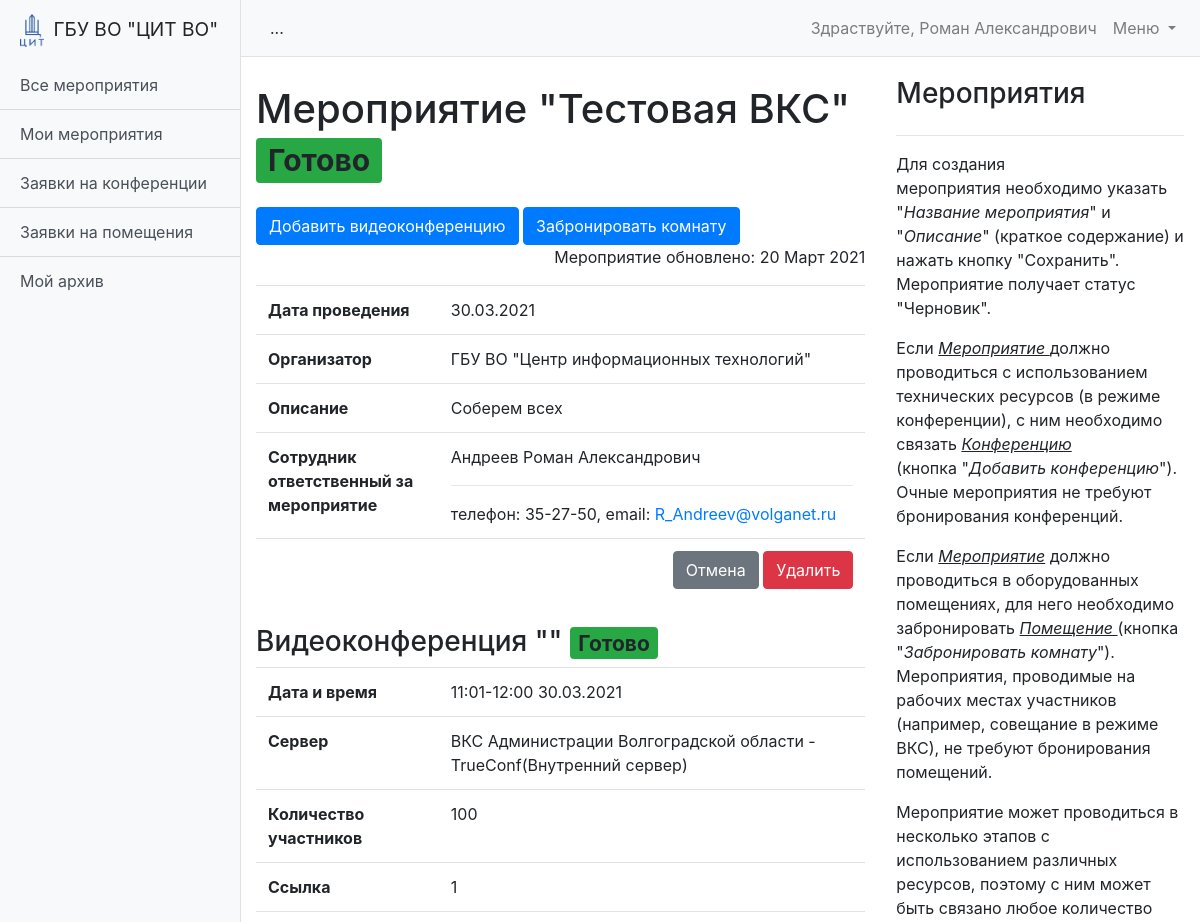
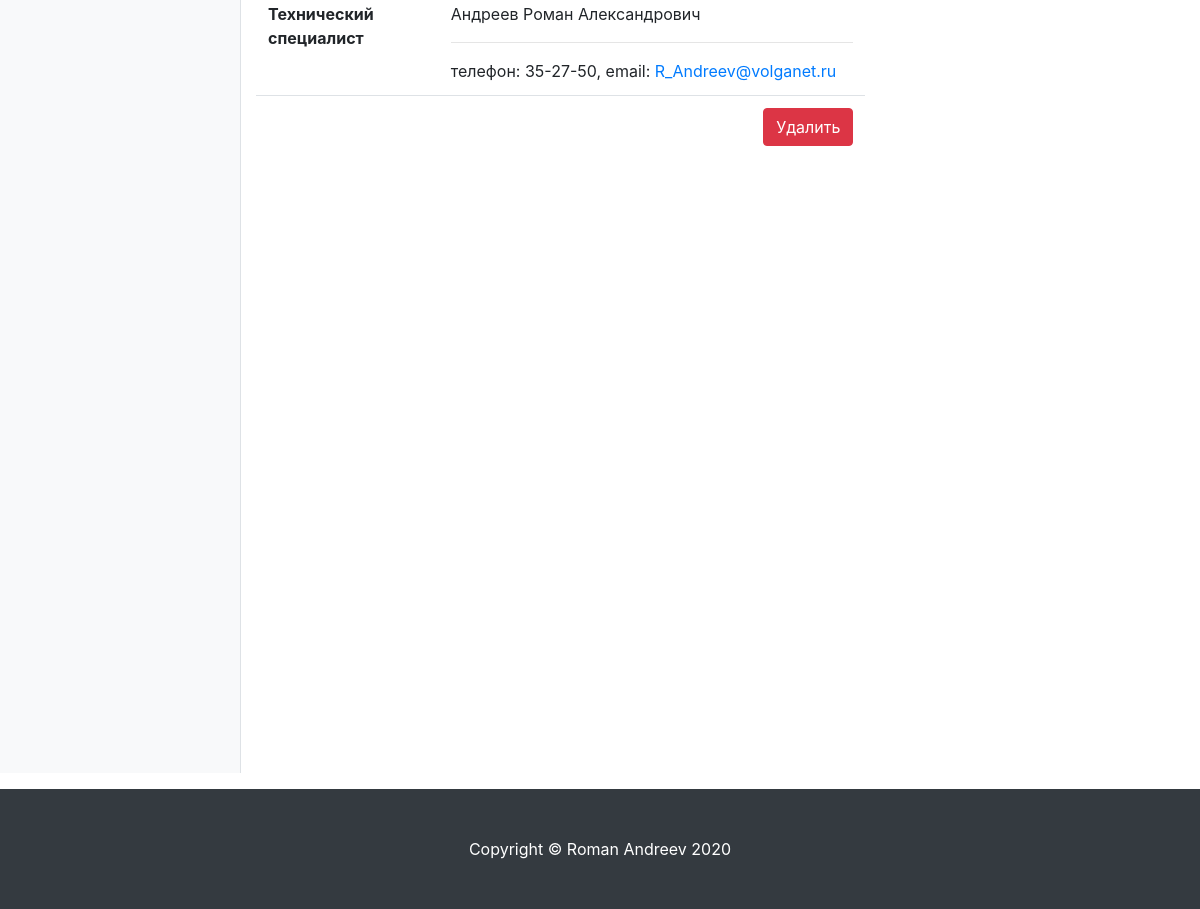
The page /schedule/event/36 (signed in) on the database its author committed (2 pictures, top to bottom).
### schedule/models.py (models this page shows, shortened)
class User(AbstractUser):
    is_operator = models.BooleanField(default=False, verbose_name='Опертор')
    is_assistant = models.BooleanField(default=False, verbose_name='Ассистент')
    organization = models.ForeignKey('Organization', verbose_name='Организация', on_delete=models.SET_NULL,
                                     null=True, blank=True)
    subscribe_mail = models.BooleanField(verbose_name='Подписка на почтовую рассылку', default=False)
    telegram = models.CharField(max_length=10, verbose_name='Телеграм чат-id', null=True, blank=True)
    subscribe_telegram = models.BooleanField(verbose_name='Подписка на рассылку в телеграм', default=False)
    phone = models.CharField(max_length=100, verbose_name='Телефон', null=True, blank=True)
    def __str__(self):
        return f'{self.last_name} {self.first_name}'

class Event(models.Model):
    MESSAGES = {
        'create': 'Мероприятие создано!',
        'update': 'Мероприятие изменено!',
        'delete': 'Мероприятие удалено!'
    }
    STATUS_DRAFT = 'draft'
    STATUS_WAIT = 'wait'
    STATUS_READY = 'ready'
    STATUS_REJECTION = 'rejection'
    STATUS_COMPLETED = 'completed'
    STATUS_CHOICES = (
        (STATUS_DRAFT, 'Черновик'),
        (STATUS_WAIT, 'Ожидание'),
        (STATUS_READY, 'Готово'),
        (STATUS_REJECTION, 'Отказ'),
        (STATUS_COMPLETED, 'Окончено')
    )
    name = models.CharField(max_length=255, verbose_name='Название мероприятия')
    description = models.TextField(verbose_name='Описание')
    organization = models.ForeignKey('Organization', verbose_name='Организация', on_delete=models.CASCADE)  # Возможно избыточно
    owner = models.ForeignKey('User', verbose_name='Владелец', on_delete=models.CASCADE)
    date_start = models.DateField(verbose_name='Дата начала мероприятия', null=True, blank=True)
    date_end = models.DateField(verbose_name='Дата окончания мероприятия', null=True, blank=True)
    created_at = models.DateTimeField(auto_now_add=True)
    updated_at = models.DateTimeField(auto_now=True)
    status = models.CharField(
        max_length=100,
        verbose_name='Статус мероприятия',
        choices=STATUS_CHOICES,
        default=STATUS_DRAFT
    )
    def __str__(self):
        return f'Мероприятие "{self.name}" дата: {self.date_start}-{self.date_end}'
    class Meta:
        ordering = ['date_start']
        verbose_name = 'Мероприятие'
        verbose_name_plural = 'Мероприятия'

class Organization(models.Model):
    name = models.CharField(max_length=255, verbose_name='Название организации')
    room = models.ManyToManyField('Room', verbose_name='Доступные помещения', related_name='related_room')
    created_at = models.DateTimeField(auto_now_add=True)
    updated_at = models.DateTimeField(auto_now=True)
    def __str__(self):
        return self.name
    class Meta:
        ordering = ['name']
        verbose_name = 'Организация'
        verbose_name_plural = 'Организации'

class Conference(models.Model):
    MESSAGES = {
        'create': 'Видеоконференция создана!',
        'update': 'Видеоконференция изменена!',
        'approve': 'Видеоконференция обработана!',
        'delete': 'Видеоконференция удалена!'
    }
    STATUS_WAIT = 'wait'
    STATUS_READY = 'ready'
    STATUS_REJECTION = 'rejection'
    STATUS_COMPLETED = 'completed'
    STATUS_CHOICES = (
        (STATUS_WAIT, 'Ожидание'),
        (STATUS_READY, 'Готово'),
        (STATUS_REJECTION, 'Отказ'),
        (STATUS_COMPLETED, 'Окончено')
    )
    event = models.ForeignKey('Event', verbose_name='Мероприятие', on_delete=models.CASCADE)
    server = models.ForeignKey('Server', verbose_name='Сервер', on_delete=models.CASCADE)
    owner = models.ForeignKey('User', verbose_name='Владелец', on_delete=models.CASCADE,
                              related_name='conference_owner')
    operator = models.ForeignKey('User', verbose_name='Оператор', on_delete=models.CASCADE,
                                 related_name='conference_operator', null=True, blank=True)
    description = models.TextField(verbose_name='Описание', null=True, blank=True)
    file = models.FileField(upload_to='uploads/%Y/%m/%d/', verbose_name='Файл', null=True, blank=True)
    quota = models.PositiveSmallIntegerField(verbose_name='Количество участников', null=True, blank=True)
    link = models.CharField(max_length=255, verbose_name='Ссылка', null=True, blank=True)
    date = models.DateField(verbose_name='Дата проведения')
    time_start = models.TimeField(verbose_name='Время начала')
    time_end = models.TimeField(verbose_name='Время окончания')
    created_at = models.DateTimeField(auto_now_add=True)
    updated_at = models.DateTimeField(auto_now=True)
    status = models.CharField(
        max_length=100,
        verbose_name='Статус видеоконференции',
        choices=STATUS_CHOICES,
        default=STATUS_WAIT
    )
    comment = models.TextField(verbose_name='Комментарий', null=True, blank=True)
    def __str__(self):
        return f'Конференция на "{self.server}" запланирована на {self.date} с {self.time_start} по {self.time_end}'
    class Meta:
        ordering = ['date', 'time_start']
        verbose_name = 'Конференция'
        verbose_name_plural = 'Конференции'

class Server(models.Model):
    SERVER_TYPE_EXTERNAL = 'external'
    SERVER_TYPE_LOCAL = 'local'
    SERVER_TYPE_CHOICES = (
        (SERVER_TYPE_EXTERNAL, 'Внешний сервер'),
        (SERVER_TYPE_LOCAL, 'Внутренний сервер')
    )
    name = models.CharField(max_length=255, verbose_name='Название сервера')
    application = models.ForeignKey('Application', verbose_name='Приложение', on_delete=models.CASCADE)
    server_address = models.CharField(max_length=50, verbose_name='Адрес сервера', null=True, blank=True)
    quota = models.PositiveSmallIntegerField(verbose_name='Количество лицензий')
    operators = models.ManyToManyField('User', verbose_name='Операторы')
    created_at = models.DateTimeField(auto_now_add=True)
    updated_at = models.DateTimeField(auto_now=True)
    server_type = models.CharField(
        max_length=100,
        verbose_name='Тип сервера',
        choices=SERVER_TYPE_CHOICES,
        default=SERVER_TYPE_LOCAL
    )
    def __str__(self):
        if self.application:
            return f'{self.name } - {self.application}'
        return self.name
    class Meta:
        ordering = ['name']
        verbose_name = 'Сервер'
        verbose_name_plural = 'Сервера'

class Application(models.Model):
    name = models.CharField(max_length=255, verbose_name='Название приложения')
    created_at = models.DateTimeField(auto_now_add=True)
    updated_at = models.DateTimeField(auto_now=True)
    def __str__(self):
        return self.name
    class Meta:
        ordering = ['name']
        verbose_name = 'Приложение'
        verbose_name_plural = 'Приложения'

### help/models.py (models this page shows, shortened)
class Page(models.Model):
    serial_number = models.SmallIntegerField(verbose_name='Порядковый номер')
    name = models.CharField(verbose_name='Название', max_length=20)
    slug = models.SlugField(unique=True)
    urls = models.TextField(verbose_name='Страницы для автоматического вывода',
                            help_text='Перечислите url-адреса страниц на которых будет автоматически отображатся эта '
                                      'страница помощи. Например: "/schedule/event-create/;" или '
                                      '"/schedule/event/*.*/conference-create/; /schedule/conference-approve/*.*/;", '
                                      'где ";" - конец адреса.',
                            null=True, blank=True)
    section = models.ForeignKey('Section', verbose_name='Раздел', on_delete=models.CASCADE)
    created_at = models.DateTimeField(auto_now_add=True)
    updated_at = models.DateTimeField(auto_now=True)
    title = models.CharField(verbose_name='Заголовок', max_length=60)
    body_text = models.TextField(verbose_name='Содержание страницы')
    class Meta:
        ordering = ['serial_number']
        verbose_name = 'Страница'
        verbose_name_plural = 'Страницы'

### schedule/views/event.py (the view)
# urls.py: path('event/<int:pk>', EventDetailView.as_view(), name='event_detail'),
class EventDetailView(LoginRequiredMixin, HelpMixin, DetailView):
    model = Event
    def get_context_data(self, **kwargs):
        context = super().get_context_data(**kwargs)
        context['conferences'] = Conference.objects.filter(event=self.object)
        context['bookings'] = Booking.objects.filter(event=self.object)
        return context

### schedule/templatetags/custom_filter.py (called while the page is built)
@register.filter
def get_postfix(status):
    return status_postfix_css_class.get(status)

### schedule/views/mixins.py (called while the page is built)
    def get_url_pattern(self):
        return re.sub(r'\d+', '*.*', self.request.path) + ';'

    def get_context_data(self, **kwargs):
        context = super().get_context_data(**kwargs)
        context['help'] = Page.objects.filter(urls__icontains=self.get_url_pattern()).first()
        return context

### schedule/templates/schedule/event_detail.html (shortened to what this page needs)
{% extends 'schedule/base.html' %}
{% load custom_filter %}
{% block data %}
<h1 class="mt-4" >Мероприятие "{{ event.name }}"
<span class="badge bg-{{ event.status|get_postfix }}">{{ event.get_status_display  }}</span>
</h1>
<div class="mt-4">
  <a class="btn btn-primary" href="{% url 'conference_create' pk=event.pk %}" role="button">Добавить видеоконференцию</a>
  <a class="btn btn-primary" href="{% url 'booking_create' pk=event.pk %}" role="button">Забронировать комнату</a>
</div>
<p class="text text-right">Мероприятие обновлено: {{ event.created_at|date:"d F Y" }}</p>
<table class="table">
  <tbody>
  <tr>
    <th width="30%">Дата проведения</th>
    <td>
      {% if event.date_start == event.date_end %}{{ event.date_start|date:"d.m.Y" }}
      {% else %}{{ event.date_start|date:"d.m" }}-{{ event.date_end|date:"d.m.Y" }}
      {% endif %}
    </td>
  </tr>
  <tr>
    <th>Организатор</th>
    <td>{{ event.organization }}</td>
  </tr>
  <tr>
    <th>Описание</th>
    <td>{{ event.description }}</td>
  </tr>
  <tr>
    <th>Сотрудник ответственный за мероприятие</th>
    <td>
      {{ event.owner }}<hr>
      телефон: {{ event.owner.phone }},
      email: <a href="mailto:{{ event.owner.email }}?subject={{ event }}">{{ event.owner.email }}</a>
    </td>
  </tr>
  <tr>
    <th></th>
    <td align="right">
      <a class="btn btn-secondary" href="{{ request.META.HTTP_REFERER }}" role="button">Отмена</a>
      {% if event.owner == request.user and event.status != 'completed' %}
      <a class="btn btn-danger" href="{% url 'event_delete' pk=event.pk %}" role="button">Удалить</a>
      {% endif %}
    </td>
  </tr>
  </tbody>
</table>
{% if conferences %}
{% for conference in conferences %}
<h3 class="mt-4">Видеоконференция "{{ conference.application }}"
  <span class="badge bg-{{ conference.status|get_postfix }}">{{ conference.get_status_display  }}</span>
</h3>
<table class="table">
  <tbody>
  <tr>
    <th width="30%">Дата и время</th>
    <td>{{ conference.time_start|date:"H:i" }}-{{ conference.time_end|date:"H:i" }} {{ conference.date|date:"d.m.Y" }}</td>
  </tr>
  <tr>
    <th>Сервер</th>
    <td>{{ conference.server }}({{ conference.server.get_server_type_display }})</td>
  </tr>
  <tr>
    <th>Количество участников</th>
    <td>{{ conference.quota|default_if_none:'' }}</td>
  </tr>
  <tr>
    <th>Ссылка</th>
    <td>{{ conference.link|default_if_none:'' }}</td>
  </tr>
  <tr>
    <th>Технический специалист</th>
    <td>
      {% if conference.operator %}
      {{ conference.operator }}<hr>
      телефон: {{ conference.operator.phone }},
      email: <a href="mailto:{{ conference.operator.email }}?subject={{ conference }}">{{ conference.operator.email }}</a>
      {% else %}
      Специалист еще не назначен
      {% endif %}
    </td>
  </tr>
  <tr>
    <th></th>
    <td align="right">
      {% if conference.owner == request.user and conference.status != 'completed' %}
      <a class="btn btn-danger" href="{% url 'conference_delete' pk=conference.pk %}" role="button">Удалить</a>
      {% endif %}
    </td>
  </tr>
  </tbody>
</table>
{% endfor %}
{% endif %}
{% endblock data %}

### schedule/templates/schedule/base.html (shortened to what this page needs)
{% extends "base.html" %}
{% load static %}
{% block content %}
<div class="row">
  <div class="col-8">
      {% block data %}
      {% endblock data %}
  </div>
  <div class="col p-3">
    <h3>{{ help.title }}</h3>
    <div class="h-50 d-inline-block overflow-auto">
      {% autoescape off %}
      {{ help.body_text }}
      {% endautoescape %}
    </div>
  </div>
</div>
{% endblock content %}

### templates/base.html (shortened to what this page needs)
<!DOCTYPE html>
<html lang="en">
{% load static %}
<head>
    <link href="{% static 'vendor/bootstrap/css/bootstrap.min.css' %}" rel="stylesheet">
    <link href=" {% static 'css/simple-sidebar.css' %}" rel="stylesheet">
</head>
<body>
<div class="d-flex" id="wrapper">
    {% block sidebar %}
    <div class="bg-light border-right" id="sidebar-wrapper">
        <div class="sidebar-heading">
            <img src="{% static 'image.png' %}" width="24" class="img-fluid mr-1" alt="...">
            ГБУ ВО "ЦИТ ВО"
        </div>
        <div class="list-group list-group-flush">
            {% block sidebar_link %}
            <a href="{% url 'event_list' %}" class="list-group-item list-group-item-action bg-light">Все мероприятия</a>
            <a href="{% url 'my_event_list' %}" class="list-group-item list-group-item-action bg-light">Мои мероприятия</a>
            {% if request.user.is_operator %}
            <a href="{% url 'conference_list' %}" class="list-group-item list-group-item-action bg-light">Заявки на конференции</a>
            {% endif %}
            {% if request.user.is_assistant %}
            <a href="{% url 'booking_list' %}" class="list-group-item list-group-item-action bg-light">Заявки на помещения</a>
            {% endif %}
            <a href="{% url 'event_archive' %}" class="list-group-item list-group-item-action bg-light">Мой архив</a>
            {% endblock sidebar_link %}
        </div>
    </div>
    <div id="page-content-wrapper">
        <nav class="navbar navbar-expand-lg navbar-light bg-light border-bottom">
            <button class="btn btn-light" id="menu-toggle">...</button>
            {% endblock sidebar %}
            <div class="collapse navbar-collapse" id="navbarSupportedContent">
                <ul class="navbar-nav ml-auto mt-2 mt-lg-0">
                    <li class="nav-item">
                        {% if request.user.is_authenticated %}
                        <a class="nav-link" href="{% url 'settings' %}">Здраствуйте, {{ request.user.first_name }}</a>
                        {% endif %}
                    </li>
                    <li class="nav-item dropdown">
                        <a class="nav-link dropdown-toggle" href="#" id="navbarDropdown" role="button" data-toggle="dropdown" aria-haspopup="true" aria-expanded="false">
                            Меню
                        </a>
                    </li>
                </ul>
            </div>
        </nav>
        <div class="container-fluid">
            <div >
                {% block content %}
                {% endblock content %}
            </div>
        </div>
    </div>
</div>
<footer class="py-5 bg-dark mt-3">
  <div class="container">
    <p class="m-0 text-center text-white">Copyright &copy; Roman Andreev 2020</p>
  </div>
</footer>
</body>
</html>

### static_dev/css/simple-sidebar.css (style rules this page uses)
#wrapper { overflow-x: hidden; }
#sidebar-wrapper { min-height: 100vh; margin-left: -15rem; -webkit-transition: margin .25s ease-out; -moz-transition: margin .25s ease-out; -o-transition: margin .25s ease-out; transition: margin .25s ease-out; }
#sidebar-wrapper .sidebar-heading { padding: 0.875rem 1.25rem; font-size: 1.2rem; }
#sidebar-wrapper .list-group { width: 15rem; }
#page-content-wrapper { min-width: 100vw; }
@media (min-width: 768px) { #sidebar-wrapper { margin-left: 0; } }
@media (min-width: 768px) { #page-content-wrapper { min-width: 0; width: 100%; } }

### rows shown on the page
User: user.first_name "Роман Александрович"
Event: name "Тестовая ВКС", status "Готово", created_at "20 Март 2021", date_start "30.03.2021", organization "ГБУ ВО \"Центр информационных технологий\"", description "Соберем всех", owner "Андреев Роман Александрович", owner.phone "35-27-50", owner.email "R_Andreev@volganet.ru"
Conference: status "Готово", time_start "11:01", time_end "12:00", date "30.03.2021", server "ВКС Администрации Волгоградской области - TrueConf", server.server_type "Внутренний сервер", quota "100", link "1", operator "Андреев Роман Александрович", operator.phone "35-27-50", operator.email "R_Andreev@volganet.ru", shows "Удалить"
Page: title "Мероприятия", body_text "Для создания мероприятия необходимо указать \" Название мероприятия \" и \" Описание \" (краткое содержание) и нажать кнопку \"Сохранить\". Мероприятие получает статус \"Черновик\". Если Мероприятие должно проводиться с использованием технических ресурсов (в режиме конференции), с ним необходимо связать Конференцию (кнопка \" Добавить конференцию \"). Очные мероприятия не требуют бронирования конференций. Если Мероприятие должно проводиться в оборудованных помещениях, для него необходимо забронировать Помещение (кнопка \" Забронировать комнату \"). Мероприятия, проводимые на рабочих местах участников (например, совещание в режиме ВКС), не требуют бронирования помещений. Мероприятие может проводиться в…"
